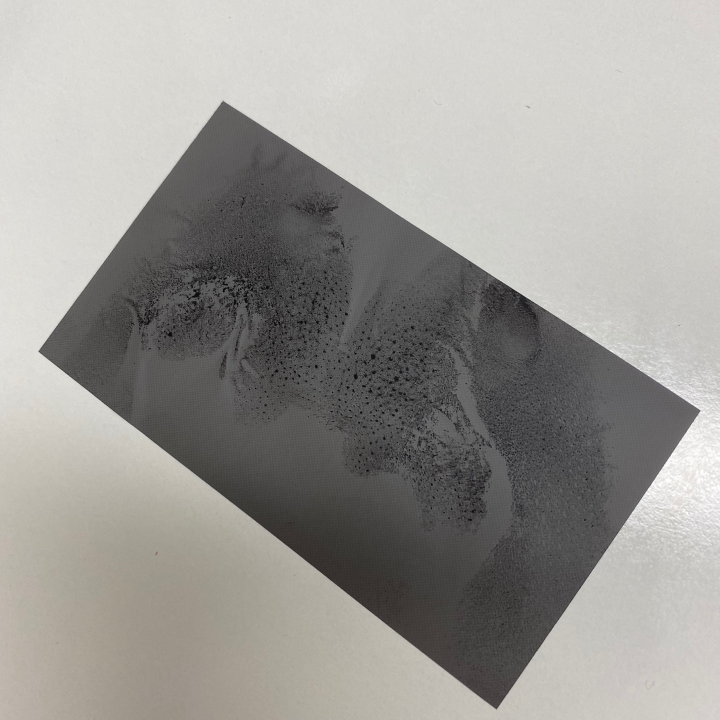
#> input picture Oil_test/File/oil_test_03.jpg, 1440 x 1440 px (shown at 1/2 size)
$ jupyter execute --allow-errors test_03.ipynb
#> lines starting #> are read from the running program, lines starting #| are printed output that depends on the picture; after the words box and inside, x2 and y2 are one past the last pixel; in counts of white or black regions, pixels touching at a corner belong together
### Oil_test/Code/oil_processing.py
import pandas as pd
import numpy as np
import cv2
import matplotlib.pyplot as plt
import seaborn as sns
import warnings
warnings.filterwarnings(action='ignore')


# [60 lines left out: function image_histo, not called in this run]


def image_processing(image_file, img=False, heatmap=False, hist=False):
#> called with image_file = '../File/oil_test_03.jpg', img = True, heatmap = True, hist = True
    image = cv2.imread(image_file)
#> image is the input picture: shape (1440, 1440, 3); mean B, G, R 149.5, 153.6, 155.5
    orig = image.copy()

################ cv2으로 기름종이 이미지 추출  ################

    gray = cv2.cvtColor(image, cv2.COLOR_BGR2GRAY)
    blur = cv2.GaussianBlur(gray, (5,5), 0)
    edged = cv2.Canny(blur, 70, 150)
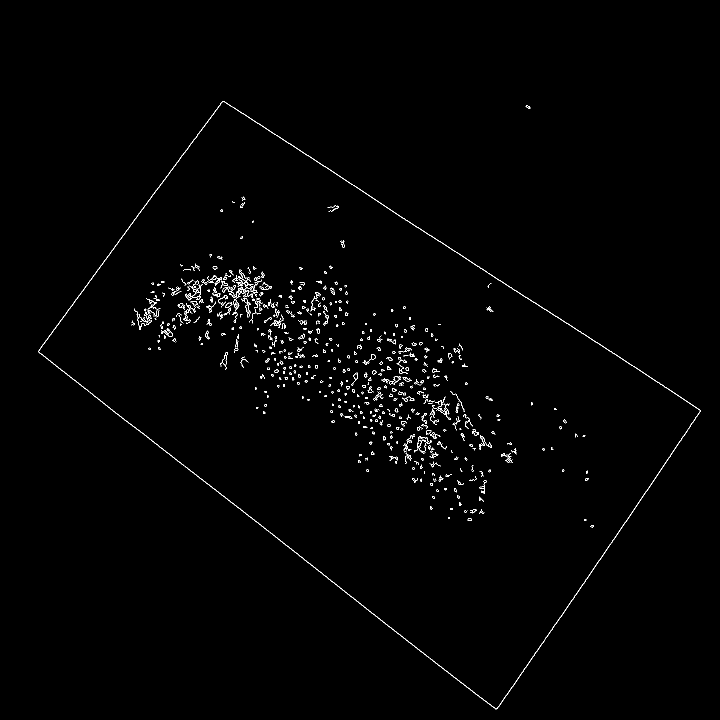
#> edged: shape (1440, 1440) (shown at 1/2 size); 0.89% white in thin lines or dots, all inside (x1, y1, x2, y2) = (77, 202, 1401, 1419)

    kernel = cv2.getStructuringElement(cv2.MORPH_RECT, (5,5))
    closed = cv2.morphologyEx(edged, cv2.MORPH_CLOSE, kernel)
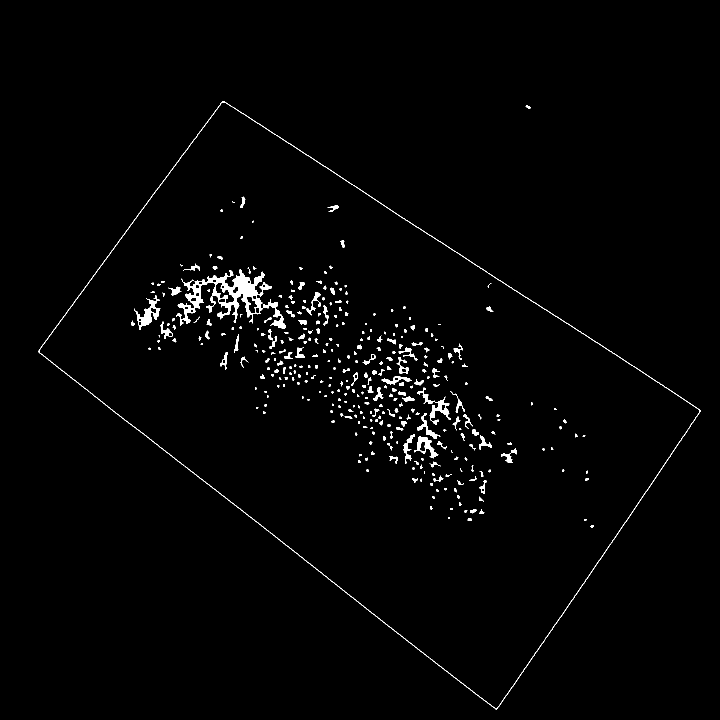
#> closed: shape (1440, 1440) (shown at 1/2 size); 1.5% white; 357 white regions (97 under 20 px)

    (cnts, _) = cv2.findContours(closed.copy(), cv2.RETR_LIST, cv2.CHAIN_APPROX_SIMPLE)
#> cnts = 386 contours, 210 with area under 20; largest, box (x1, y1, x2, y2) and area: (77, 202, 1401, 1419) 777330, (78, 204, 1399, 1417) 775226, (352, 538, 544, 651) 7047, (268, 591, 321, 659) 1058, (829, 872, 877, 917) 805

    cnts = sorted(cnts, key = cv2.contourArea, reverse=True)[:3]
#> cnts = 3 contours; box (x1, y1, x2, y2) and area: (77, 202, 1401, 1419) 777330, (78, 204, 1399, 1417) 775226, (352, 538, 544, 651) 7047

    for c in cnts:
        peri = cv2.arcLength(c,True)
        approx = cv2.approxPolyDP(c, 0.02 * peri, True)

        if len(approx) == 4:
            screenCnt = approx
            break
#> this loop made 1 pass
#> (peri, screenCnt) on pass 1: (3843.7, [[445, 202], [77, 704], [993, 1418], [1400, 820]])

    cv2.drawContours(image,[screenCnt], -1, (0,255,0), 2)
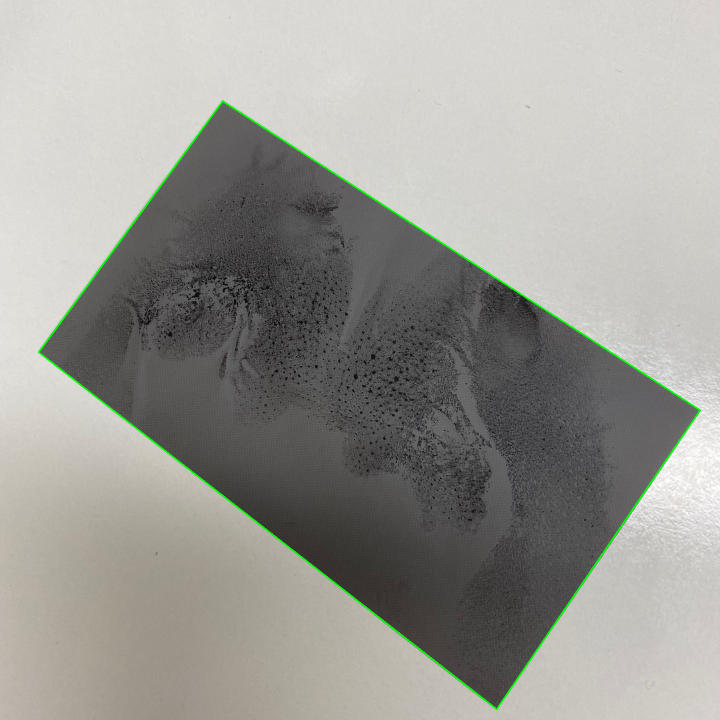
#> image: shape (1440, 1440, 3) (shown at 1/2 size); 0.58% of pixels changed, all inside (x1, y1, x2, y2) = (76, 201, 1402, 1420)


## 직사각형으로 좌표 배치

    def order_points(pts):
        rect = np.zeros((4,2), dtype = "float32")

        s = pts.sum(axis = 1)
#> s = [647, 781, 2411, 2220]

        rect[0] = pts[np.argmin(s)]
        rect[2] = pts[np.argmax(s)]

        diff = np.diff(pts, axis = 1)
#> diff = [-243, 627, 425, -580]

        rect[1] = pts[np.argmin(diff)]
        rect[3] = pts[np.argmax(diff)]

        return rect


    rect = order_points(screenCnt.reshape(4,2))
#> rect = [[445, 202], [1400, 820], [993, 1418], [77, 704]]

    (topLeft, topRight, bottomRight, bottomLeft) = rect
#> topLeft = [445, 202]; topRight = [1400, 820]; bottomRight = [993, 1418]; bottomLeft = [77, 704]

    w1 = abs(bottomRight[0] - bottomLeft[0])
#> w1 = 916
    w2 = abs(topRight[0] - topLeft[0])
#> w2 = 955
    h1 = abs(topRight[1] - bottomRight[1])
#> h1 = 598
    h2 = abs(topLeft[1] - bottomLeft[1])
#> h2 = 502

    maxWidth = max([w1, w2])
#> maxWidth = 955
    maxHeight = max([h1, h2])
#> maxHeight = 598

    dst = np.float32([[0,0], [maxWidth-1,0], [maxWidth-1, maxHeight-1], [0,maxHeight-1]])
#> dst = [[0, 0], [954, 0], [954, 597], [0, 597]]

    M = cv2.getPerspectiveTransform(rect, dst)
#> M = [[0.841, 0.617, -498.8], [-0.569, 0.879, 75.6], [0.000104, 0.000117, 1]]

    warped = cv2.warpPerspective(orig,M,(maxWidth,maxHeight))
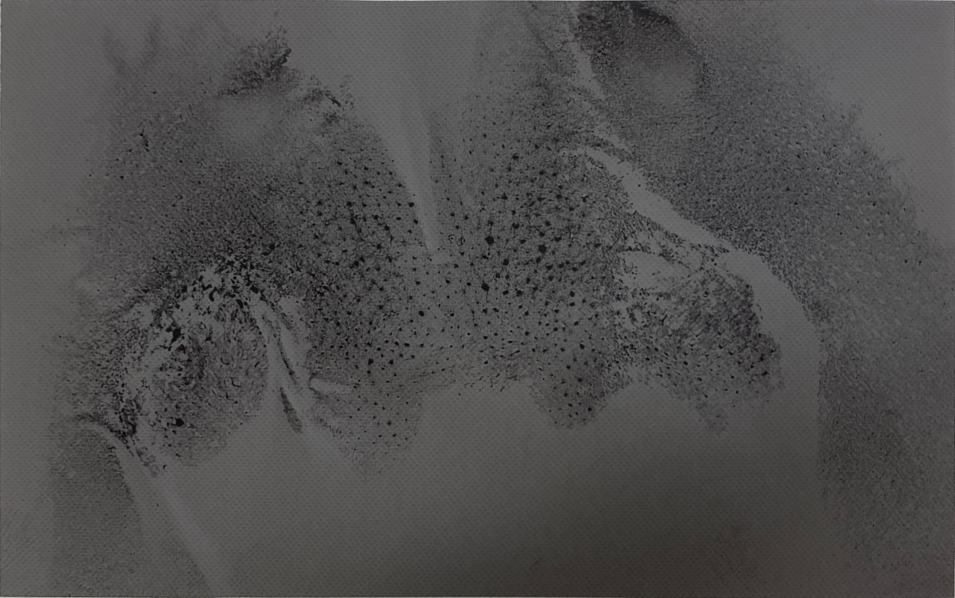
#> warped: shape (598, 955, 3); mean B, G, R 77.8, 78.2, 79.2

    height, width = warped.shape[:2]
#> height = 598; width = 955


## 추출한 이미지가 가로일 때 세로로 회전
    if height < width:
        warped = cv2.rotate(warped, cv2.ROTATE_90_CLOCKWISE)
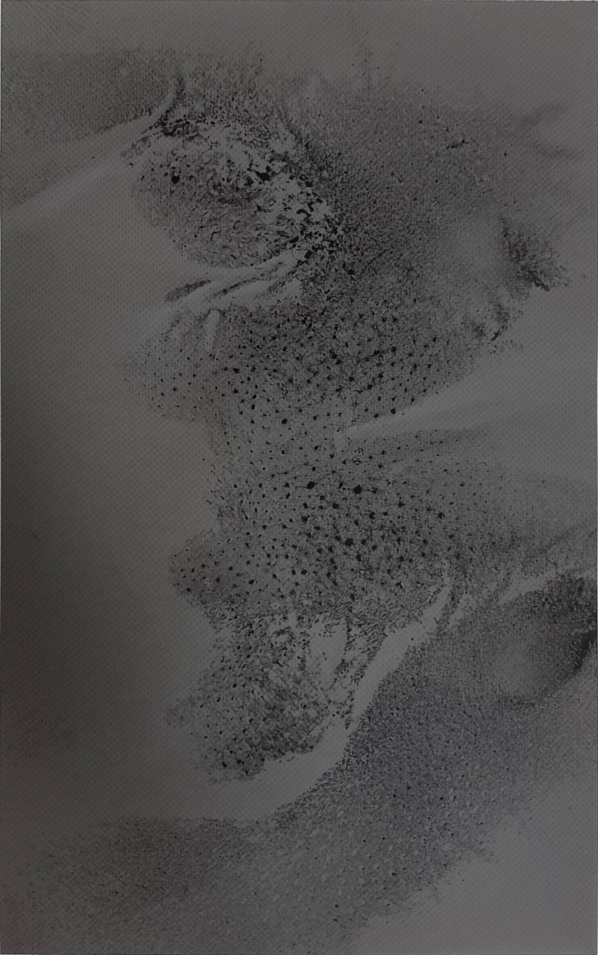
#> warped: shape (955, 598, 3); mean B, G, R 77.8, 78.2, 79.2

    warped = cv2.cvtColor(warped, cv2.COLOR_BGR2RGB)
    warped_01 = cv2.cvtColor(warped, cv2.COLOR_RGB2GRAY)
    df_warped = pd.DataFrame(warped_01)
#> df_warped = table of 955 rows and 598 columns


## 계산을 위한 histogram
    warped_bins = df_warped.max().max() - df_warped.min().min()
#> warped_bins = 201
    warped_count = np.histogram(df_warped, bins=warped_bins)

    aaa = []
    bbb = []
    aaa.append(warped_count[0])
    bbb.append(warped_count[1])

    bbb[0] = bbb[0][1:]

    aaa = list(map(int, aaa[0]))
#> aaa = 201 values, max 15596 at index 80, min 0 at index 187, mean 2841.2
    bbb = list(map(int, bbb[0]))
#> bbb = 201 values from 3 to 203

# 최대값 이상의 값을 갖는 cell을 None으로 replace
    df_warped[df_warped > bbb[np.where(warped_count[0] == warped_count[0].max())[0][0]]] = None

################ 이미지 띄우기 ################
    if (img==True or heatmap==True or hist==True):

        count = 0
        if (img==True):
            count+=1
        if (heatmap==True):
            count+=1
        if (hist==True):
            count+=1

        if (count==1):

            if (img == True):
                plt.figure(figsize=(3,5))
                plt.xticks([])
                plt.yticks([])
                plt.imshow(warped, aspect='auto')

            if (heatmap == True):
                sns.heatmap(df_warped, cbar=False)
                plt.xticks([])
                plt.yticks([])
                plt.show()

            if (hist == True):
                sns.distplot(warped_01, bins= warped_bins, hist=True, kde=False, rug=False)

        else:
            fig, axes = plt.subplots(ncols=count, figsize=(15,10))

            graph_count = -1
            if (img == True):
                graph_count+=1
                axes[graph_count].imshow(warped, aspect='auto')

            if (heatmap == True):
                graph_count+=1
                sns.heatmap(df_warped, cbar=False, ax=axes[graph_count])

            if (hist == True):
                graph_count+=1
                sns.distplot(warped_01, bins= warped_bins, hist=True, kde=False, rug=False, ax=axes[graph_count])
                axes[graph_count].grid(True)
            plt.show()
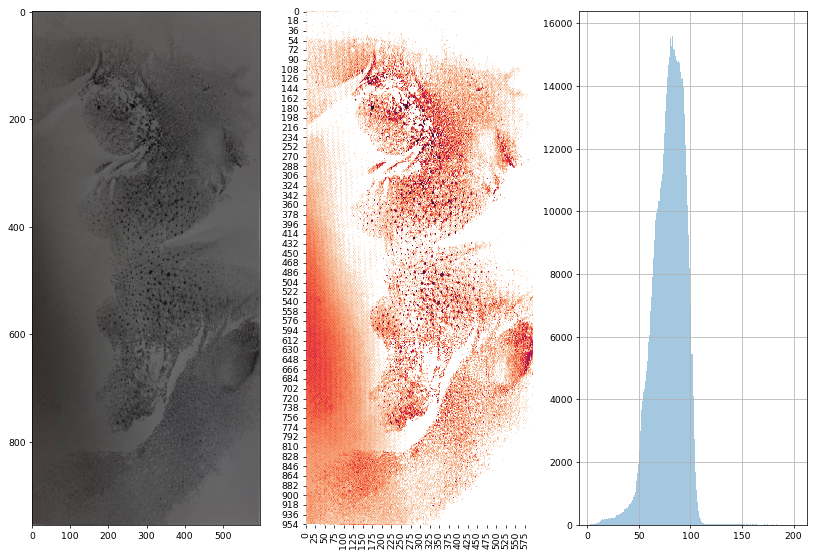
#> figure drawn by matplotlib, 3 panels; panel 3: tallest bar 15596 high, from x = 82 to 83

################ 픽셀값 60까지의 픽셀 빈도수 더하기  ################
    sebum = sum(aaa[:bbb.index(60)+1])
#> sebum = 61093

# 유분량
    print('유분량: ', 100*round((sebum/sum(aaa[:aaa.index(max(aaa))+1])),3),'%')
#| 유분량:  19.0 %

### Oil_test/Code/test_03.ipynb
[cell 1]
from oil_processing import image_processing

[cell 2]
image_processing('../File/oil_test_03.jpg', img=True, hist=True, heatmap=True)

#> (a cell that did not finish here is left out)

#> (a cell that did not finish here is left out)

#> (a cell that did not finish here is left out)

#> (a cell that did not finish here is left out)

#> (a cell that did not finish here is left out)

[cell 8]
def order_points(pts):
    rect = np.zeros((4,2), dtype = "float32")

    s = pts.sum(axis = 1)

    rect[0] = pts[np.argmin(s)]
    rect[2] = pts[np.argmax(s)]

    diff = np.diff(pts, axis = 1)
    rect[1] = pts[np.argmin(diff)]
    rect[3] = pts[np.argmax(diff)]

    return rect

#> (a cell that did not finish here is left out)

#> (a cell that did not finish here is left out)

#> (a cell that did not finish here is left out)

#> (a cell that did not finish here is left out)

#> (a cell that did not finish here is left out)

#> (a cell that did not finish here is left out)

#> (a cell that did not finish here is left out)

#> (a cell that did not finish here is left out)

[cell 17]
warped_thr = cv2.adaptiveThreshold(warped, 255, cv2.ADAPTIVE_THRESH_MEAN_C, cv2.THRESH_BINARY, 21, 10)

[cell 18]
df = pd.DataFrame(warped_thr)

[cell 19]
df

[cell 20]
df_warped = pd.DataFrame(warped)
df_warped

[cell 21]
for i in range(len(df.columns)):
    for j in range(len(df.index)):
        if df[i][j] == 255:
            df_warped[i][j] = None

[cell 22]
df_warped

[cell 23]
test_trans = df_warped.to_numpy()

[cell 24]
test_trans

[cell 25]
from PIL import Image

image = Image.fromarray(test_trans.astype('uint8'), 'L')

[cell 26]
type(image)

[cell 27]
# image.save('../File/test_01.jpg')

[cell 28]
plt.imshow(image)

[cell 29]
test_trans.shape

[cell 30]
597*955

[cell 31]
test_trans

[cell 32]
test_trans_df = pd.DataFrame(test_trans)

[cell 33]
test_trans_df

### 전체 pixel의 개수

[cell 34]
test_trans_not_null_count = test_trans_df.notnull().sum().sum()
test_trans_not_null_count

### 전체 pixel의 합

[cell 35]
test_trans_sum = test_trans_df.sum().sum()
test_trans_sum

### 전체 pixel의 평균

[cell 36]
test_trans_mean = test_trans_df.sum().sum() / test_trans_df.notnull().sum().sum()
test_trans_mean

### 평균보다 작은 값(유분이 진하게 묻어나오는 값)의 비율

[cell 37]
(test_trans_df <= test_trans_mean).sum().sum()/test_trans_not_null_count
